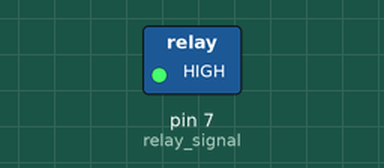
Bench run of a sketch on a simulated Arduino Uno, built with avr-gcc and run on an emulated ATmega328P. Parts: switched loads named in the sketch (green lamp = pin HIGH).

Above: at 1.2 s.
At 3.3 s:
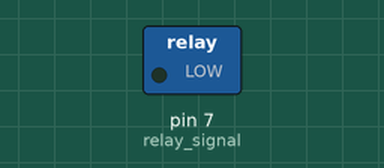
Timing chart, 0 to 5.5 s (numbered marks = the images above):
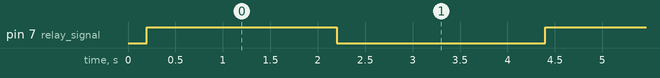

Measured:
- by itself, pin 7 (relay_signal): alternates HIGH for 2.0 s and LOW for 2.2 s

The sketch:

test_for_relay_module.ino
```cpp
// code to test functioning of relay module

int relay_signal = 7;
void setup() {
  // put your setup code here, to run once:
  pinMode(relay_signal, OUTPUT);

}

void loop() {
  delay(200);
  // put your main code here, to run repeatedly:
  digitalWrite(relay_signal, HIGH);
  delay(2000);
  digitalWrite(relay_signal, LOW);
  delay(2000);


}
```
